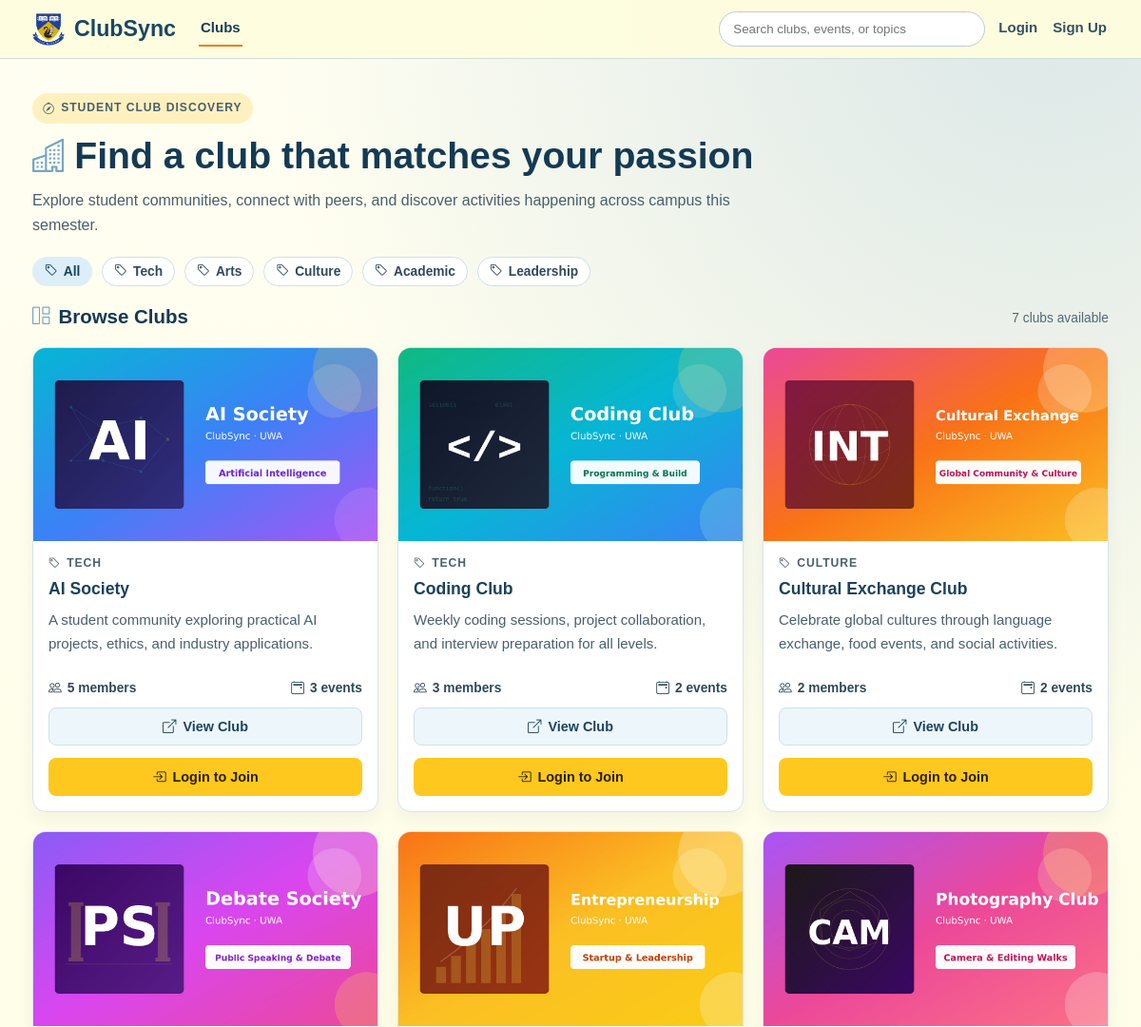
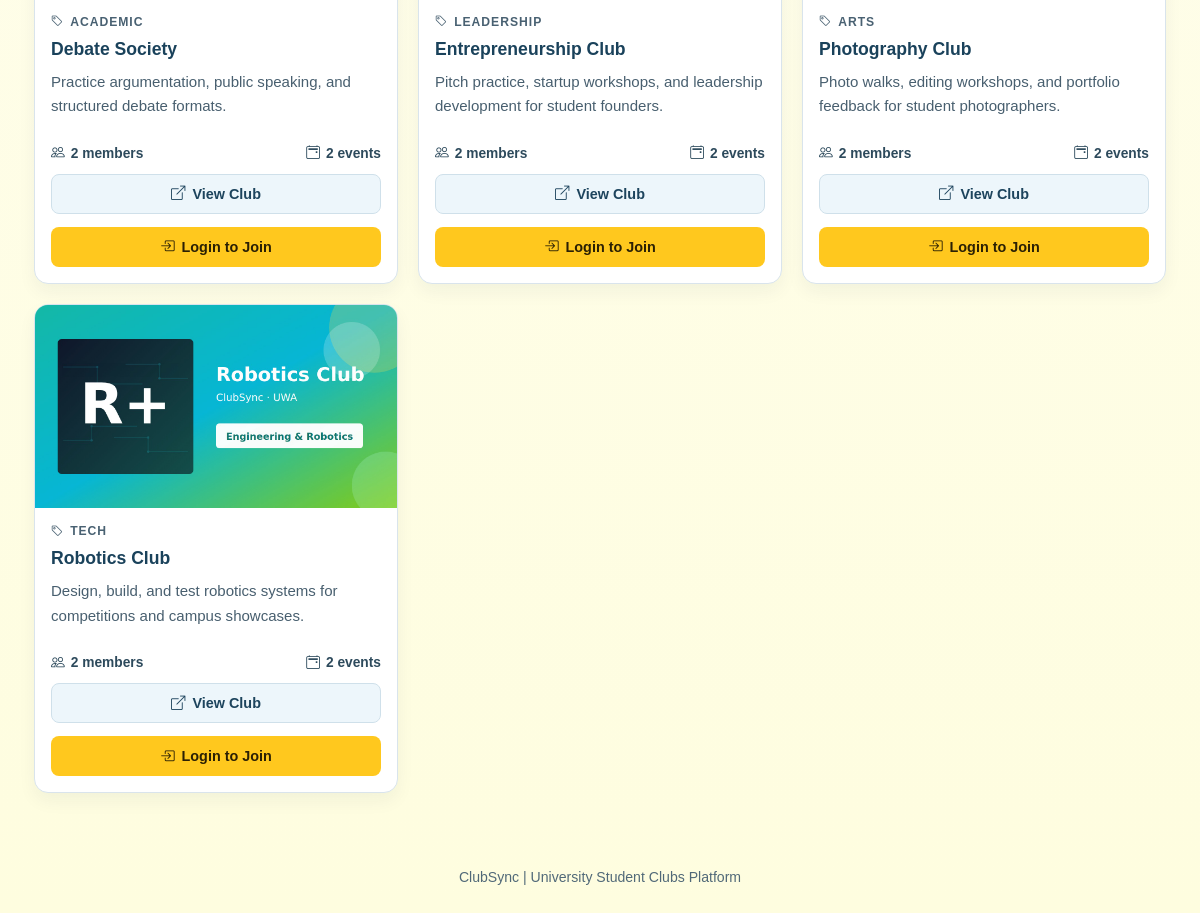
Page /clubs on the committed database (2 pictures, top to bottom).
### models/club.py (models this page shows)
class Club(db.Model):
    __tablename__ = "clubs"
    id = db.Column(db.Integer, primary_key=True)
    name = db.Column(db.String(100), nullable=False)
    description = db.Column(db.Text, nullable=False)
    category = db.Column(db.String(50), nullable=True)
    image_path = db.Column(db.String(255), nullable=True)
    events = db.relationship("Event", backref="club", cascade="all, delete")
    memberships = db.relationship("Membership", backref="club", cascade="all, delete")

### routes/clubs.py (the view)
@clubs_bp.route("/clubs")
def clubs():
    requested_category = request.args.get("category", "All", type=str).strip()
    selected_category = (
        requested_category if requested_category in CLUB_CATEGORIES else "All"
    )
    clubs_query = Club.query
    if selected_category != "All":
        clubs_query = clubs_query.filter(Club.category == selected_category)
    clubs_list = clubs_query.order_by(Club.name.asc()).all()
    current_user = _get_current_user()
    member_club_ids = _member_club_ids_for_user(current_user.id if current_user else None)
    attended_events_by_club = _attended_events_by_club_for_user(
        current_user.id if current_user else None,
        [club.id for club in clubs_list],
    )
    club_summaries = []
    for club in clubs_list:
        events = sorted(club.events, key=lambda club_event: club_event.id)
        club_summaries.append(
            {
                "club": club,
                "member_count": len(club.memberships),
                "event_count": len(events),
                "is_member": club.id in member_club_ids,
                "attended_events": attended_events_by_club.get(club.id, []),
            }
        )
    return render_template(
        "club_list.html",
        club_summaries=club_summaries,
        categories=CLUB_CATEGORIES,
        selected_category=selected_category,
    )

### app.py (called while the page is built)
@app.context_processor
def inject_navbar_access():
    user_id = session.get("user_id")
    user_is_admin = False
    if user_id:
        user = db.session.get(User, user_id)
        user_is_admin = bool(user and user.is_admin)
    return {
        "navbar_can_access_admin": bool(
            session.get("admin_logged_in") or user_is_admin
        )
    }

### routes/clubs.py (called while the page is built, shortened)
def _get_current_user():
    user_id = session.get("user_id")
    if not user_id:
        return None

def _member_club_ids_for_user(user_id):
    if not user_id:
        return set()
    memberships = Membership.query.filter_by(user_id=user_id).all()
    return {membership.club_id for membership in memberships}

def _attended_events_by_club_for_user(user_id, club_ids):
    if not user_id or not club_ids:
        return {}

### templates/club_list.html (shortened to what this page needs)
<!DOCTYPE html>
<html lang="en">
<head>
    <link rel="stylesheet" href="{{ url_for('static', filename='css/styles.css') }}">
    <link rel="stylesheet" href="https://cdn.jsdelivr.net/npm/bootstrap-icons@1.11.3/font/bootstrap-icons.min.css">
    <link rel="stylesheet" href="{{ url_for('static', filename='css/alerts.css') }}">
    <link rel="stylesheet" href="{{ url_for('static', filename='css/club_list.css') }}">
</head>
<body class="clubs-page">
{% set active_page = 'clubs' %}
{% include "_site_header.html" %}
<main class="clubs-main">
    <section class="clubs-hero">
        <p class="clubs-kicker"><i class="bi bi-compass" aria-hidden="true"></i>Student Club Discovery</p>
        <h1><i class="bi bi-buildings" aria-hidden="true"></i>Find a club that matches your passion</h1>
        <p>
            Explore student communities, connect with peers, and discover activities happening across campus this semester.
        </p>
    </section>
    <section class="clubs-filter-row" aria-label="Club categories">
        {% for category in categories %}
            {% if category == 'All' %}
                {% set category_link = url_for('clubs.clubs') %}
            {% else %}
                {% set category_link = url_for('clubs.clubs', category=category) %}
            {% endif %}
            <a href="{{ category_link }}" class="filter-chip{% if selected_category == category %} active{% endif %}">
                <i class="bi bi-tag" aria-hidden="true"></i>{{ category }}
            </a>
        {% endfor %}
    </section>
    <section class="clubs-listing" aria-label="Club list">
        <div class="clubs-section-head">
            <h2><i class="bi bi-grid-1x2" aria-hidden="true"></i>Browse Clubs</h2>
            <p>
                {{ club_summaries|length }} club{% if club_summaries|length != 1 %}s{% endif %}
                {% if selected_category != 'All' %}
                    in {{ selected_category }}
                {% else %}
                    available
                {% endif %}
            </p>
        </div>
        <div class="club-grid">
            {% set return_path = request.full_path if request.query_string else request.path %}
            {% set category_visual_map = {
                'Tech': 'club-visual--ai',
                'Arts': 'club-visual--photo',
                'Culture': 'club-visual--culture',
                'Academic': 'club-visual--debate',
                'Leadership': 'club-visual--entre'
            } %}
            {% if club_summaries %}
                {% for summary in club_summaries %}
                    <article class="club-card">
                        {% set category_name = summary.club.category if summary.club.category else 'Uncategorized' %}
                        <div class="club-visual {{ category_visual_map.get(summary.club.category, 'club-visual--coding') }}">
                            <img
                                class="club-visual-image"
                                src="{{ url_for('static', filename=summary.club.image_path if summary.club.image_path else 'images/clubs/default.png') }}"
                                alt="{{ summary.club.name }} image"
                                loading="lazy"
                            >
                        </div>
                        <div class="club-card-body">
                            <p class="club-card-category"><i class="bi bi-tag" aria-hidden="true"></i>{{ category_name }}</p>
                            <h3>{{ summary.club.name }}</h3>
                            <p class="club-card-description">{{ summary.club.description }}</p>
                            <div class="club-card-meta">
                                <span><i class="bi bi-people" aria-hidden="true"></i>{{ summary.member_count }} member{% if summary.member_count != 1 %}s{% endif %}</span>
                                <span><i class="bi bi-calendar2-event" aria-hidden="true"></i>{{ summary.event_count }} event{% if summary.event_count != 1 %}s{% endif %}</span>
                            </div>
                            <a href="{{ url_for('clubs.club_details', club_id=summary.club.id) }}" class="club-card-cta"><i class="bi bi-box-arrow-up-right" aria-hidden="true"></i>View Club</a>
                            {% if session.get('user_id') %}
                                {% if summary.is_member %}
                                    <form method="POST" action="{{ url_for('clubs.leave_club', club_id=summary.club.id) }}">
                                        <input type="hidden" name="csrf_token" value="{{ csrf_token() }}">
                                        <input type="hidden" name="next" value="{{ return_path }}">
                                        <ul class="leave-club-form-events" data-leave-club-events hidden>
                                            {% for attended_event in summary.attended_events %}
                                                <li>
                                                    <span>{{ attended_event.title }}</span>
                                                    <small>{{ attended_event.date }}</small>
                                                </li>
                                            {% endfor %}
                                        </ul>
                                        <button
                                            type="button"
                                            class="club-card-cta club-card-cta--danger"
                                            data-leave-club-trigger
                                            data-club-name="{{ summary.club.name }}"
                                        >
                                            <i class="bi bi-dash-circle" aria-hidden="true"></i>Leave Club
                                        </button>
                                    </form>
                                {% else %}
                                    <form method="POST" action="{{ url_for('clubs.join_club', club_id=summary.club.id) }}">
                                        <input type="hidden" name="csrf_token" value="{{ csrf_token() }}">
                                        <input type="hidden" name="next" value="{{ return_path }}">
                                        <button type="submit" class="club-card-cta club-card-cta--primary"><i class="bi bi-person-plus" aria-hidden="true"></i>Join Club</button>
                                    </form>
                                {% endif %}
                            {% else %}
                                <a href="{{ url_for('auth.login') }}" class="club-card-cta club-card-cta--primary"><i class="bi bi-box-arrow-in-right" aria-hidden="true"></i>Login to Join</a>
                            {% endif %}
                        </div>
                    </article>
                {% endfor %}
            {% endif %}
        </div>
    </section>
</main>
<footer class="clubs-footer">
    <p>ClubSync | University Student Clubs Platform</p>
</footer>
</body>
</html>

### static/css/styles.css (style rules this page uses)
:root { --primary: #73A5CA; --background: #FEFDDF; --accent: #FFC81E; --highlight: #E87F24; --clubs-page-max-width: 1180px; --clubs-page-padding: 36px 24px 20px; --clubs-page-padding-tablet: 28px 24px 12px; --clubs-page-padding-mobile: 22px 16px 12px; --clubs-hero-max-width: 780px; --clubs-section-gap: 20px; --clubs-card-gap: 20px; --clubs-item-gap: 10px; --clubs-card-bg: #fff; --clubs-card-soft-bg: #fbfdff; --clubs-card-border: 1px solid #dbe5ed; --clubs-card-border-strong: 1px solid #d9e4ec; --clubs-card-radius: 14px; --clubs-hero-card-radius: 16px; --clubs-inner-radius: 10px; --clubs-card-padding: 18px; --clubs-card-padding-compact: 16px; --clubs-card-shadow: 0 8px 18px rgba(18, 49, 70, 0.05); --clubs-card-shadow-strong: 0 10px 24px rgba(18, 49, 70, 0.08); --clubs-heading-color: #143a54; --clubs-section-heading-color: #173f58; --clubs-card-title-color: #1a425b; --clubs-text-color: #485f6f; --clubs-muted-color: #516978; --clubs-page-title-size: clamp(1.85rem, 4vw, 2.45rem); --clubs-section-title-size: 1.28rem; --clubs-card-title-size: 1.04rem; --clubs-body-size: 0.94rem; --clubs-small-size: 0.86rem; --clubs-body-line-height: 1.62; --clubs-chip-bg: #edf6fb; --clubs-chip-active-bg: #dceef8; --clubs-chip-border: 1px solid #cfe0ea; --clubs-chip-color: #2d4a5c; --clubs-chip-padding: 7px 12px; --clubs-chip-radius: 999px; --clubs-label-size: 0.76rem; --clubs-label-letter-spacing: 0.08em; --clubs-action-padding: 9px 13px; --clubs-action-radius: 8px; --clubs-action-bg: #edf6fb; --clubs-action-border: #cfe0ea; --clubs-action-color: #1d445d; --clubs-action-hover-bg: #dceef8; --clubs-primary-action-bg: var(--accent); --clubs-primary-action-border: transparent; --clubs-primary-action-color: #2b2004; --clubs-primary-action-hover-bg: var(--highlight); --clubs-primary-action-hover-color: #fff; --clubs-danger-bg: #fff4f2; --clubs-danger-border: #e5c3bc; --clubs-danger-color: #8b2e20; --clubs-danger-hover-bg: #ffeae6; --clubs-danger-hover-border: #d9a79e; --clubs-danger-hover-color: #72281d; }
* { margin: 0; padding: 0; box-sizing: border-box; font-family: Arial, Helvetica, sans-serif; }
body { background-color: var(--background); }
.clubs-page { color: #22303d; min-height: 100vh; background: radial-gradient(circle at 92% 0%, rgba(115, 165, 202, 0.25), transparent 36%), linear-gradient(180deg, #fffef2 0%, var(--background) 100%); }
.clubs-page .bi { line-height: 1; flex-shrink: 0; }
.clubs-page h1 .bi, .clubs-page h2 .bi, .clubs-page h3 .bi { color: var(--primary); font-size: 0.9em; }
.clubs-page h1, .clubs-section-head h2, .club-section-card h2, .club-side-card h2, .event-section-card h2, .event-side-card h2, .event-related-head h2, .my-clubs-hero h1, .my-club-events h3, .my-clubs-empty h2, .search-hero h1, .search-summary h2, .search-state h2 { display: flex; align-items: center; gap: 9px; }
.clubs-kicker { display: inline-flex; align-items: center; gap: 6px; margin-bottom: 12px; background: rgba(255, 200, 30, 0.24); color: #5b3f08; font-size: var(--clubs-label-size); font-weight: 700; text-transform: uppercase; letter-spacing: var(--clubs-label-letter-spacing); border-radius: var(--clubs-chip-radius); padding: 6px 11px; }
.club-card-category { display: inline-flex; align-items: center; gap: 6px; font-size: var(--clubs-label-size); color: #496172; text-transform: uppercase; letter-spacing: var(--clubs-label-letter-spacing); font-weight: 700; }
.clubs-footer { margin-top: 38px; text-align: center; color: #516978; font-size: 0.88rem; padding: 18px 24px 28px; }

### rows in the picture
Club: image_path (picture), club_summaries "TECH", club.name "AI Society", club.description "A student community exploring practical AI projects, ethics, and industry applications."
Club: image_path (picture), club_summaries "TECH", club.name "Coding Club", club.description "Weekly coding sessions, project collaboration, and interview preparation for all levels."
Club: image_path (picture), club_summaries "CULTURE", club.name "Cultural Exchange Club", club.description "Celebrate global cultures through language exchange, food events, and social activities."
Club: image_path (picture), club_summaries "ACADEMIC", club.name "Debate Society", club.description "Practice argumentation, public speaking, and structured debate formats."
Club: image_path (picture), club_summaries "LEADERSHIP", club.name "Entrepreneurship Club", club.description "Pitch practice, startup workshops, and leadership development for student founders."
Club: image_path (picture), club_summaries "ARTS", club.name "Photography Club", club.description "Photo walks, editing workshops, and portfolio feedback for student photographers."
Club: image_path (picture), club_summaries "TECH", club.name "Robotics Club", club.description "Design, build, and test robotics systems for competitions and campus showcases."

### other values in the picture
{{ category }} "All" "Tech" "Arts" "Culture" "Academic" "Leadership"
{{ club_summaries|length }} "7"
{{ summary.member_count }} "5" "3" "2" "2" "2" "2" "2"
{{ summary.event_count }} "3" "2" "2" "2" "2" "2" "2"
